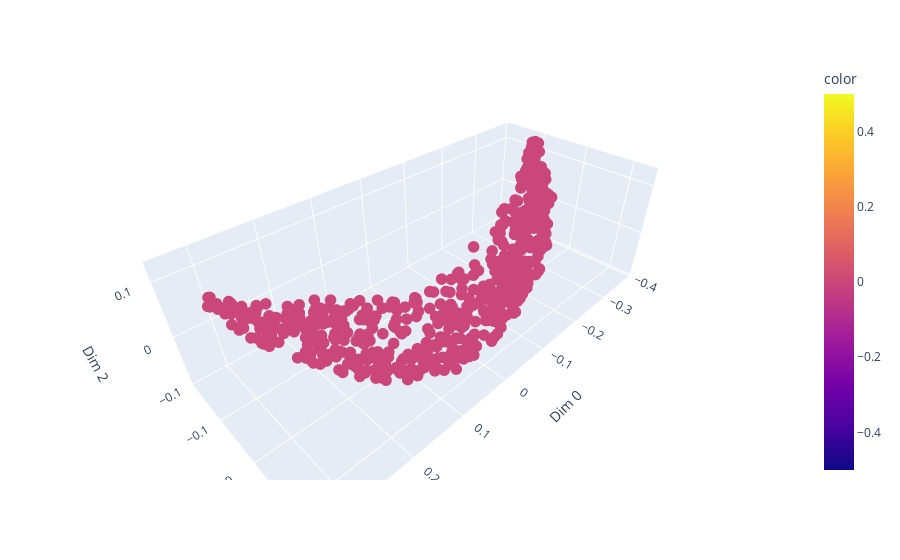

This figure's notebook cell:
### Markdown cell above
#### visualizations

### Code cell
_, row_emb, row_tree = row_iters[-1]
scatter_3d(row_emb,labels=np.zeros(row_emb.shape[0]))

### Figure 1 — Plotly figure (JSON) as saved in the notebook; plotly's stock layout.template omitted (floating-point values rounded to 4 significant figures; data arrays with more than 128 entries replaced by an {"elided": "..."} marker saying what was removed)
{"data": [{"hovertemplate": "Dim 0=%{x}<br>Dim 1=%{y}<br>Dim 2=%{z}<br>color=%{marker.color}<extra></extra>", "legendgroup": "", "marker": {"color": {"elided": "567 float values"}, "coloraxis": "coloraxis", "size": 4, "symbol": "circle"}, "mode": "markers", "name": "", "scene": "scene", "showlegend": false, "type": "scatter3d", "x": {"elided": "567 float values"}, "y": {"elided": "567 float values"}, "z": {"elided": "567 float values"}}], "layout": {"coloraxis": {"colorbar": {"title": {"text": "color"}}, "colorscale": [[0, "#0d0887"], [0.1111, "#46039f"], [0.2222, "#7201a8"], [0.3333, "#9c179e"], [0.4444, "#bd3786"], [0.5556, "#d8576b"], [0.6667, "#ed7953"], [0.7778, "#fb9f3a"], [0.8889, "#fdca26"], [1, "#f0f921"]]}, "legend": {"tracegroupgap": 0}, "margin": {"t": 60}, "scene": {"domain": {"x": [0, 1], "y": [0, 1]}, "xaxis": {"title": {"text": "Dim 0"}}, "yaxis": {"title": {"text": "Dim 1"}}, "zaxis": {"title": {"text": "Dim 2"}}}}}
